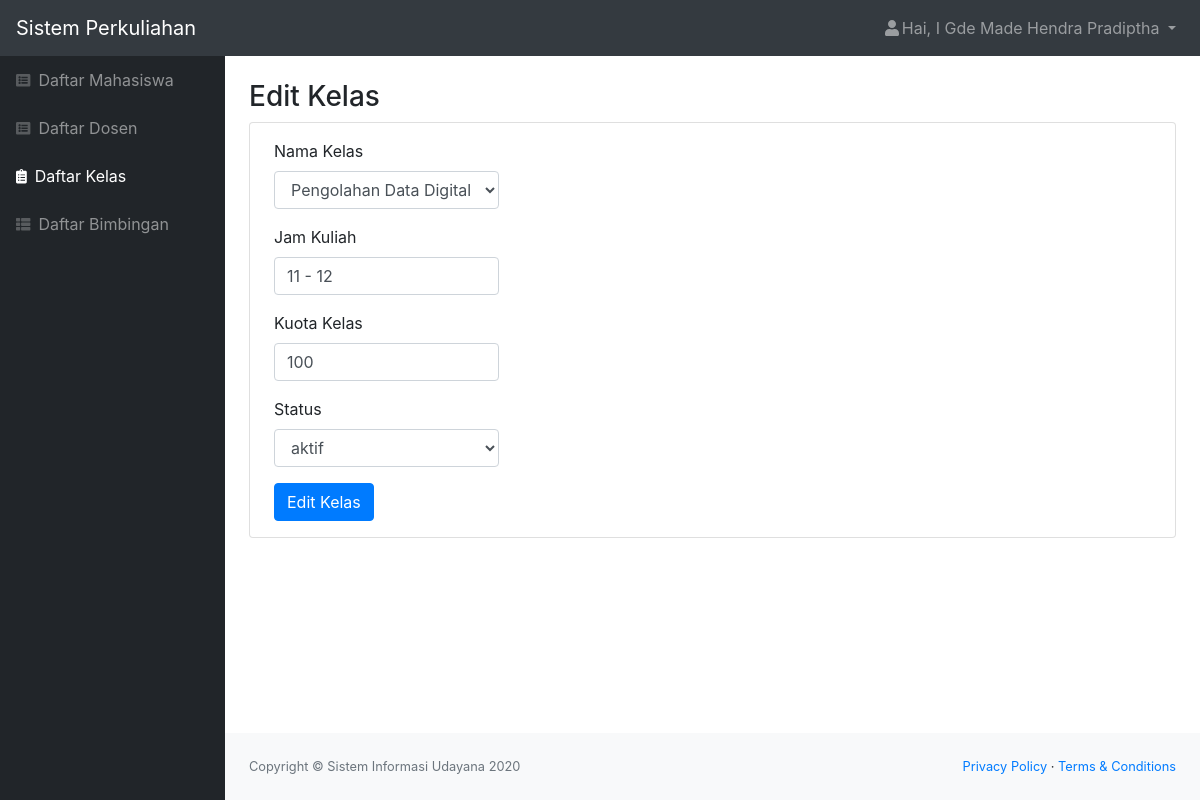
The app's page /dashboard/kelas_edit.php?id_kelas=5 (signed in) with its own data.
### tables this page shows
CREATE TABLE `kelas` (
  `id_kelas` int(11) NOT NULL,
  `id_mk` int(11) NOT NULL,
  `jam_kuliah` varchar(20) NOT NULL,
  `kuota_kelas` int(11) NOT NULL,
  `id_dosen` int(11) NOT NULL,
  `status` varchar(20) NOT NULL
);

CREATE TABLE `matakuliah` (
  `id_mk` int(11) NOT NULL,
  `kode_mk` char(6) NOT NULL,
  `matakuliah` varchar(100) NOT NULL,
  `sks` int(11) NOT NULL
);

### dashboard/kelas_edit.php (the view, shortened to what this page needs)
<?php
include "dashboard.php";
$nama = $_SESSION['nama'];
$id_kelas = $_GET['id_kelas'];
$queryMK = mysqli_query($koneksi, "SELECT * FROM matakuliah");
$queryKRS = mysqli_query($koneksi, "SELECT * FROM kelas WHERE id_kelas = '$id_kelas'");
$krs = mysqli_fetch_assoc($queryKRS);
?>
<!DOCTYPE html>
<html lang="en">
<head>
    <link href="../src/css/styles.css" rel="stylesheet" />
    <link href="https://cdn.datatables.net/1.10.20/css/dataTables.bootstrap4.min.css" rel="stylesheet" />
</head>
<body class="sb-nav-fixed">
    <nav class="sb-topnav navbar navbar-expand navbar-dark bg-dark">
        <a class="navbar-brand" href="index.html">Sistem Perkuliahan</a>
        <ul class="navbar-nav ml-auto">
            <li class="nav-item dropdown">
                <a class="nav-link dropdown-toggle" id="userDropdown" href="#" role="button" data-toggle="dropdown" aria-haspopup="true" aria-expanded="false"><i class="fas fa-user fa-fw"></i>Hai, <?= $nama; ?> </a>
            </li>
        </ul>
    </nav>
    <div id="layoutSidenav">
        <div id="layoutSidenav_nav">
            <nav class="sb-sidenav accordion sb-sidenav-dark" id="sidenavAccordion">
                <div class="sb-sidenav-menu">
                    <div class="nav">
                        <a class="nav-link" href="mahasiswa.php">
                            <div class="sb-nav-link-icon"><i class="fas fa-list-alt"></i></div>
                            Daftar Mahasiswa
                        </a>
                        <a class="nav-link" href="dosen.php">
                            <div class="sb-nav-link-icon"><i class="fas fa-list-alt"></i></div>
                            Daftar Dosen
                        </a>
                        <a class="nav-link active" href="kelas.php">
                            <div class="sb-nav-link-icon"><i class="fas fa-clipboard-list"></i></div>
                            Daftar Kelas
                        </a>
                        <a class="nav-link" href="bimbingan.php">
                            <div class="sb-nav-link-icon"><i class="fas fa-th-list"></i></div>
                            Daftar Bimbingan
                        </a>
                    </div>
                </div>
            </nav>
        </div>
        <div id="layoutSidenav_content">
            <main>
                <div class="container-fluid">
                    <h3 class="mt-4">Edit Kelas</h3>
                    <div class="card mb-4">
                        <form form action="dashboard.php?act=editKelas&id_kelas=<?= $id_kelas; ?>" id="buat" method="POST">
                            <div class="form-group ml-4 py-3 mb-0">
                                <label for="namaKelas">Nama Kelas</label>
                                <select id="namaKelas" name="namaKelas" id="status" class="form-control col-sm-3">
                                    <?php if ($queryMK) : ?>
                                        <?php while ($matakuliah = mysqli_fetch_assoc($queryMK)) : ?>
                                            <option value="<?= $matakuliah['id_mk'] ?>" <?php echo ($krs['id_mk'] == $matakuliah['id_mk']) ? 'selected' : ''; ?>><?= $matakuliah['matakuliah'] ?></option>
                                        <?php endwhile ?>
                                    <?php endif ?>
                                </select>
                            </div>
                            <div class="form-group ml-4">
                                <label for="jamKuliah">Jam Kuliah</label>
                                <input type="text" class="form-control col-sm-3" id="jamKuliah" name="jamKuliah" value="<?= $krs['jam_kuliah']; ?>">
                            </div>
                            <div class="form-group ml-4">
                                <label for="kuotaKelas">Kuota Kelas</label>
                                <input type="number" class="form-control col-sm-3" id="kuotaKelas" name="kuotaKelas" value="<?= $krs['kuota_kelas']; ?>">
                            </div>
                            <div class="form-group ml-4 ">
                                <label for="status" class="form-label">Status</label>
                                <select name="status" id="status" class="form-control col-sm-3">
                                    <option value="<?= $krs['status']; ?>"><?= $krs['status']; ?></option>
                                </select>
                            </div>
                            <input type="submit" name="buat_btn" id="buat" class="btn btn-primary ml-4 mb-3" value="Edit Kelas">
                        </form>
                    </div>
                </div>
            </main>
            <footer class="py-4 bg-light mt-auto">
                <div class="container-fluid">
                    <div class="d-flex align-items-center justify-content-between small">
                        <div class="text-muted">Copyright &copy; Sistem Informasi Udayana 2020</div>
                        <div>
                            <a href="#">Privacy Policy</a>
                            &middot;
                            <a href="#">Terms &amp; Conditions</a>
                        </div>
                    </div>
                </div>
            </footer>
        </div>
    </div>
</body>
</html>

### records on screen
kelas: namaKelas "Pengolahan Data Digital", jamKuliah "11 - 12", kuotaKelas "100", status "aktif"

### other values on screen
$nama "I Gde Made Hendra Pradiptha"
